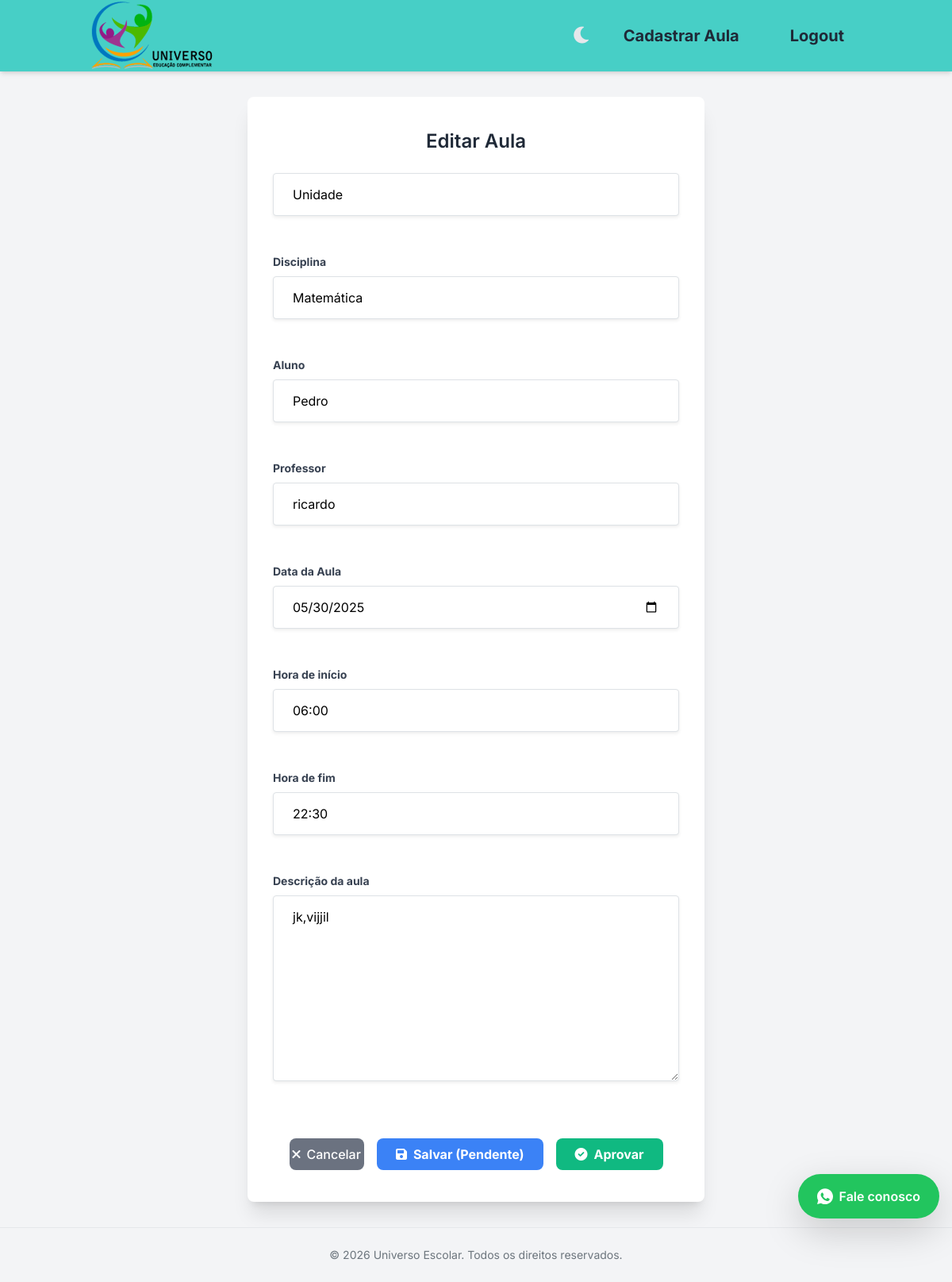
The app's page /aula/3/editar/ (signed in) with its own data.
### uniescolar/models.py (models this page shows, shortened)
class Aula(models.Model):
    STATUS_APROVACAO_CHOICES = [
        ('pendente', 'Pendente'),
        ('aprovada', 'Aprovada'),
        ('rejeitada', 'Rejeitada'),
    ]
    id = models.AutoField(primary_key=True)
    local = models.CharField(max_length=100)
    disciplina = models.ForeignKey(Disciplina, on_delete=models.CASCADE, related_name="aulas_disciplina")
    data_inicio = models.DateField(default=timezone.now)
    hora_inicio = models.TimeField(default=hora_inicio_padrao)
    hora_fim = models.TimeField(default=hora_fim_padrao)
    aluno = models.ForeignKey(
        Aluno,
        on_delete=models.CASCADE,
        related_name="aulas"
    )
    professor = models.ForeignKey(
        Professor,
        on_delete=models.CASCADE,
        related_name="aulas_ministradas"
    )
    descricao = models.TextField()
    status_aprovacao = models.CharField( # NOVO CAMPO
        max_length=10,
        choices=STATUS_APROVACAO_CHOICES,
        default='pendente' # Default para novas aulas
    )
    class Meta:
        unique_together = (
            'aluno', 'professor', 'data_inicio', 'hora_inicio', 'hora_fim'
        )

### uniescolar/views.py (the view)
# urls.py: path('aula/<int:aula_id>/editar/', views.update_aula_view, name='update_aula'),
@login_required
def update_aula_view(request, aula_id):
    aula = get_object_or_404(Aula, id=aula_id)
    user = request.user
    is_gestor = is_gestor_check(user)
    is_professor_of_aula = hasattr(user, 'professor_profile') and aula.professor == user.professor_profile
    can_edit = False
    if is_gestor:
        can_edit = True
    elif is_professor_of_aula and aula.status_aprovacao == 'pendente':
        can_edit = True # Professor pode editar SE a aula for dele E estiver pendente
    if not can_edit:
        messages.error(request, "Você não tem permissão para editar esta aula ou o status da aula não permite edição por você.")
        return redirect('detalhe_aula', id=aula.id)
    if request.method == 'POST':
        form = AddAulaForm(request.POST, instance=aula)
        if form.is_valid():
            aula_editada = form.save(commit=False)
            if is_gestor:
                if 'salvar_e_aprovar' in request.POST:
                    aula_editada.status_aprovacao = 'aprovada'
                    messages.success(request, f"Aula ID {aula_editada.id} editada e APROVADA!")
                elif 'rejeitar_aula_action' in request.POST:
                    aula_editada.status_aprovacao = 'rejeitada'
                    messages.success(request, f"Aula ID {aula_editada.id} editada e REJEITADA!")
                elif 'salvar_pendente' in request.POST:
                    aula_editada.status_aprovacao = 'pendente'
                    messages.success(request, f"Aula ID {aula_editada.id} editada e mantida PENDENTE.")
                else:
                    if not ('salvar_e_aprovar' in request.POST or 'rejeitar_aula_action' in request.POST or 'salvar_pendente' in request.POST):
                         aula_editada.status_aprovacao = aula.status_aprovacao
                    messages.success(request, f"Aula ID {aula_editada.id} editada.")
            else: # Se for professor editando
                aula_editada.status_aprovacao = 'pendente'
                if hasattr(user, 'professor_profile'):
                    aula_editada.professor = user.professor_profile
                messages.success(request, f"Suas edições para a Aula ID {aula_editada.id} foram salvas e estão PENDENTES de aprovação.")
            aula_editada.save()
            form.save_m2m()
            return redirect('detalhe_aula', id=aula_editada.id)
        else:
            messages.error(request, "Não foi possível salvar as alterações. Verifique os erros no formulário.")
    else: # GET request
        form = AddAulaForm(instance=aula)
        if not is_gestor and 'professor' in form.fields:
            form.fields['professor'].widget = forms.HiddenInput()
    context = {
        'form': form,
        'aula': aula,
        'page_title': f"Editar Aula",
        'is_gestor': is_gestor,
    }
    return render(request, 'uniescolar/editar_aula_gestor.html', context)

### uniescolar/context_processors.py (called while the page is built)
def nav_access_permissions(request):
    can_add_aula = False
    if request.user.is_authenticated:
        is_professor = False
        if not request.user.is_anonymous:
            try:
                is_professor = Professor.objects.filter(pk=request.user.pk).exists()
            except TypeError: # Pode acontecer se request.user.pk for None para AnonymousUser
                pass
        if request.user.is_superuser or is_professor:
            can_add_aula = True
    return {'can_add_aula_permission': can_add_aula}

### uniescolar/models.py (called while the page is built)
    def __str__(self):
        if self.user:
            return (
            f"{self.user.first_name} {self.user.last_name}".strip()
            or self.user.username
        )
        return "Responsável sem usuário"

    def __str__(self):
        return f"{self.user.username}"

    def __str__(self):
        return f"{self.nome}"

    def __str__(self):
        responsavel_nome = str(self.responsavel) if self.responsavel else "Sem responsável"
        return f"{self.nome}"

### uniescolar/views.py (called while the page is built)
def is_gestor_check(user):
    return user.is_authenticated and hasattr(user, 'gestor_profile')

### uniescolar/templates/uniescolar/editar_aula_gestor.html (shortened to what this page needs)
{% extends 'base.html' %}
{% block content %}
<div class="container mx-auto px-4 py-8">
    <div class="max-w-xl mx-auto">
        <div class="form-card shadow-xl rounded-lg px-8 py-10 dark:bg-gray-800">
            <h2 class="text-2xl font-semibold text-content dark:text-gray-50 mb-6 text-center">{{ page_title|default:"Editar Aula" }}</h2>
            <form method="post" action="{% url 'update_aula' aula.id %}">
                {% for field in form %}
                    <div class="mb-5">
                        <label for="{{ field.id_for_label }}" class="block text-label dark:text-gray-300 text-sm font-bold mb-2">
                            {{ field.label }}
                        </label>
                        {% if field.name == 'professor' and not is_gestor %}
                             {{ field.as_hidden }}
                             {% if aula.professor %}
                                <p class="form-input-custom bg-gray-100 dark:bg-gray-600 cursor-not-allowed p-3 rounded-md">Professor(a): {{ aula.professor }}</p>
                             {% endif %}
                        {% else %}
                            {{ field }}
                        {% endif %}
                    </div>
                {% endfor %}
                <div class="mt-8 flex flex-col space-y-4 sm:space-y-0 sm:flex-row sm:items-start sm:justify-between">
    <div class="w-full flex justify-center sm:justify-center mt-4">
    <div class="flex flex-col sm:flex-row sm:items-center sm:space-x-4 space-y-2 sm:space-y-0">
        {% if is_gestor %}
            <a href="{% url 'home' %}" class="btn-secondary-custom text-center w-full sm:w-auto px-1 py-2 rounded-lg font-medium hover:opacity-90 transition-opacity duration-150 inline-flex items-center justify-center whitespace-nowrap">
                <i class="fas fa-times mr-2"></i>Cancelar
            </a>
            <button type="submit" name="salvar_pendente"
                class="btn-primary-custom text-white font-bold py-2 px-4 rounded-lg focus:outline-none focus:shadow-outline hover:opacity-90 transition-opacity duration-150">
                <i class="fas fa-save mr-2"></i>Salvar (Pendente)
            </button>
            <button type="submit" name="salvar_e_aprovar"
                class="btn-success-custom text-white font-bold py-2 px-4 rounded-lg focus:outline-none focus:shadow-outline hover:opacity-90 transition-opacity duration-150">
                <i class="fas fa-check-circle mr-2"></i>Aprovar
            </button>
        {% else %}
            <button type="submit" name="salvar_edicao_professor"
                class="btn-primary-custom text-white font-bold py-2 px-4 rounded-lg focus:outline-none focus:shadow-outline hover:opacity-90 transition-opacity duration-150">
                <i class="fas fa-save mr-2"></i>Salvar Alterações
            </button>
        {% endif %}
    </div>
</div>
{% endblock %}

### uniescolar/templates/base.html (style rules this page uses)
body { font-family: "Inter", sans-serif; background-color: #f3f4f6; color: #1f2937; transition: background-color 0.3s ease, color 0.3s ease; display: flex; flex-direction: column; min-height: 100vh; }
.form-card { background-color: #ffffff; @apply shadow-xl rounded-lg; transition: background-color 0.3s ease; }
.text-content { color: #1f2937; transition: color 0.3s ease; }
.text-label { color: #374151; transition: color 0.3s ease; }
input[type="text"], input[type="password"], input[type="email"], input[type="number"], input[type="date"], input[type="time"], select, textarea { border-color: #d1d5db; color: #000000 !important; background-color: #ffffff; transition: border-color 0.3s ease, color 0.3s ease, background-color 0.3s ease; }
input[type="text"]::placeholder, input[type="password"]::placeholder, input[type="email"]::placeholder, input[type="number"]::placeholder, input[type="date"]::placeholder, input[type="time"]::placeholder, textarea::placeholder { color: #4b5563 !important; opacity: 1; }
select option { color: #000000; background-color: #ffffff; }
.btn-primary-custom { background-color: #3b82f6; color: #ffffff; @apply font-semibold py-2 px-4 rounded-md hover:bg-blue-600 transition-colors duration-150 ease-in-out; }
.btn-secondary-custom { background-color: #6b7280; color: #ffffff; @apply font-semibold py-2 px-4 rounded-md hover:bg-gray-600 transition-colors duration-150 ease-in-out; }
.btn-success-custom { background-color: #10b981; color: #ffffff; @apply font-semibold py-2 px-4 rounded-md hover:bg-green-600 transition-colors duration-150 ease-in-out; }

### records on screen
Aula: form "Unidade" "Matemática" "Pedro" "ricardo" "05/30/2025" "06:00" "22:30" "jk,vijjil"

### other values on screen
{{ page_title|default:"Editar Aula" }} "Editar Aula"
{{ field.label }} "Disciplina" "Aluno" "Professor" "Data da Aula" "Hora de início" "Hora de fim" "Descrição da aula"
